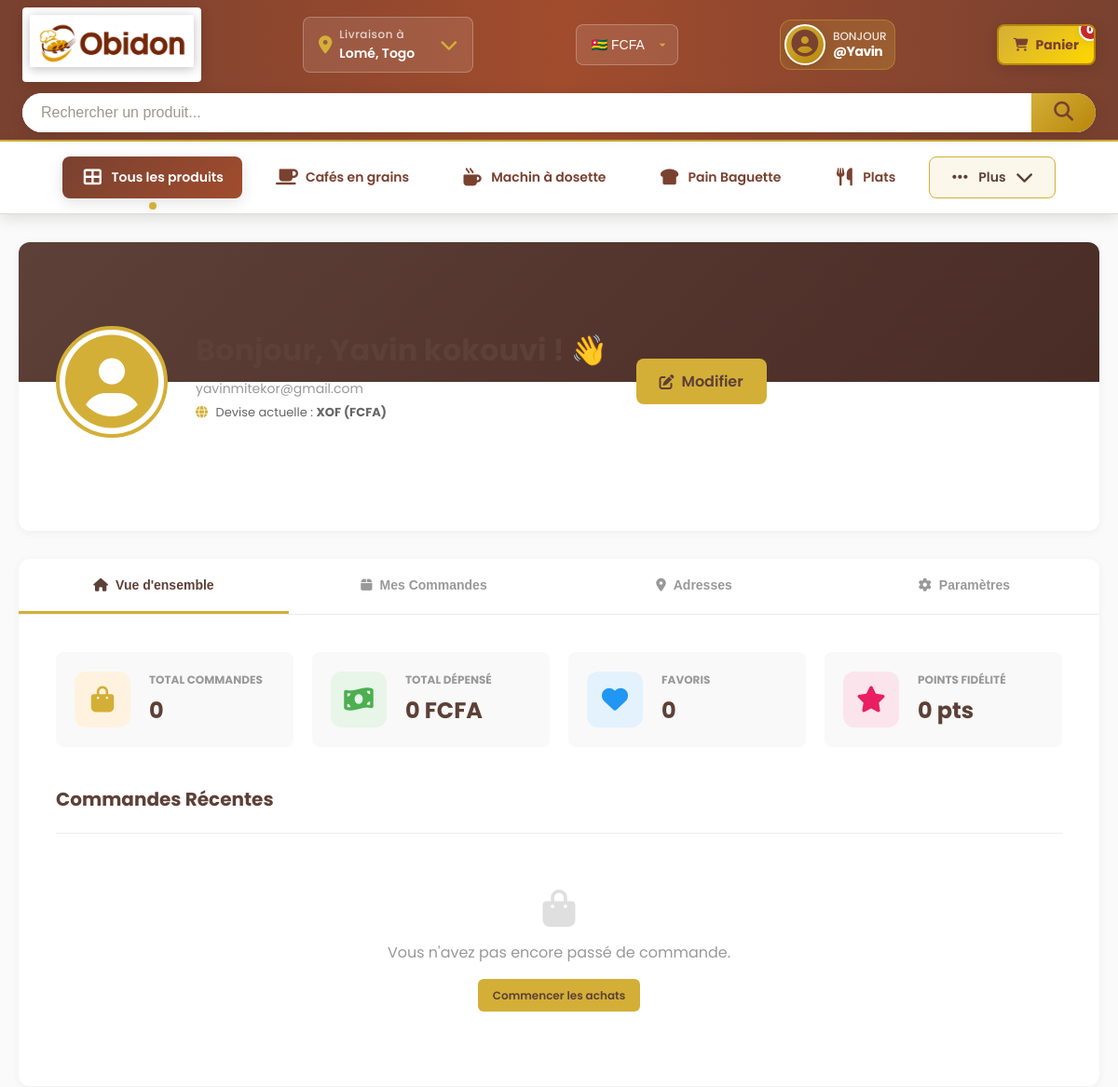
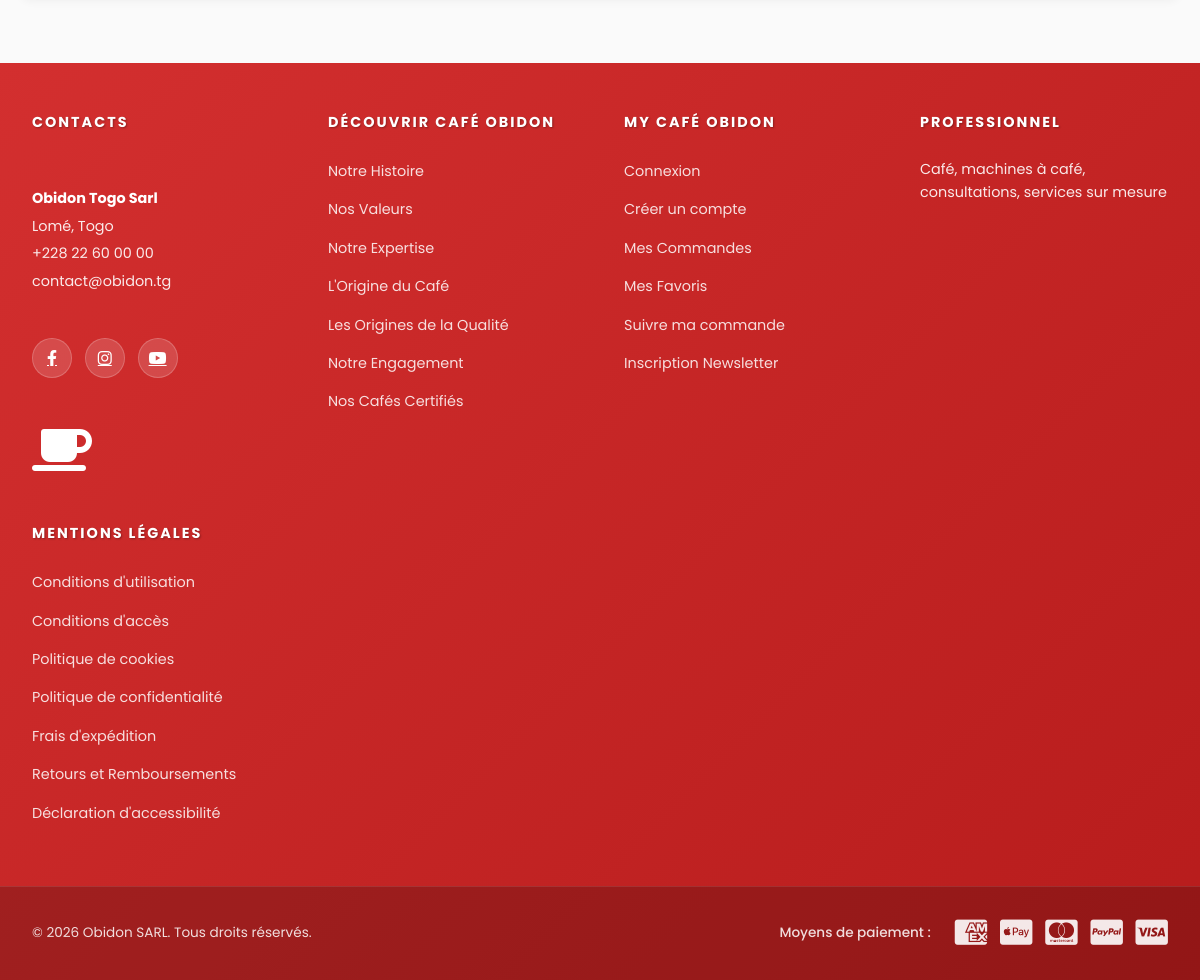
/account/ (signed in), run on the app's committed database (2 pictures, top to bottom).
### core/models.py (models this page shows, shortened)
class Currency(models.Model):
    CODE_CHOICES = [
        ('XOF', 'Franc CFA'),
        ('EUR', 'Euro'),
        ('USD', 'Dollar américain'),
    ]
    code = models.CharField(max_length=3, unique=True, choices=CODE_CHOICES, verbose_name="Code devise")
    name = models.CharField(max_length=50, verbose_name="Nom")
    symbol = models.CharField(max_length=10, verbose_name="Symbole")
    flag = models.CharField(max_length=10, verbose_name="Emoji drapeau")
    is_default = models.BooleanField(default=False, verbose_name="Devise par défaut")
    is_active = models.BooleanField(default=True, verbose_name="Active")
    class Meta:
        verbose_name = "Devise"
        verbose_name_plural = "Devises"
        ordering = ['-is_default', 'code']

class Category(models.Model):
    name = models.CharField(max_length=200, unique=True)
    slug = models.SlugField(unique=True, blank=True)
    description = models.TextField(blank=True)
    image = models.ImageField(upload_to='categories/', null=True, blank=True)
    is_active = models.BooleanField(default=True)
    created_at = models.DateTimeField(auto_now_add=True)
    updated_at = models.DateTimeField(auto_now=True)
    parent = models.ForeignKey(
        'self',
        on_delete=models.CASCADE,
        null=True,
        blank=True,
        related_name='children',
        verbose_name="Catégorie parente"
    )
    display_on_home = models.BooleanField(
        default=False,
        verbose_name="Afficher sur la page d'accueil",
        help_text="Cochez pour afficher cette catégorie dans la grille d'accueil."
    )
    home_position = models.IntegerField(
        default=0,
        verbose_name="Ordre d'affichage",
        help_text="Plus le chiffre est bas, plus la catégorie apparaît tôt."
    )
    ICON_CHOICES = [
        ('fa-coffee', '☕ Café'),
        ('fa-bread-slice', '🍞 Pain'),
        ('fa-mug-hot', '☕ Tasse/Machine'),
        ('fa-blender', '🌪 Mixeur'),
        ('fa-utensils', '🍴 Accessoires'),
        ('fa-wine-bottle', '🍷 Boissons'),
        ('fa-cookie', '🍪 Snacks'),
        ('fa-leaf', '🌿 Thé/Infusion'),
        ('fa-box-open', '📦 Général'),
        ('fa-th-large', '🔲 Tous'),
    ]
    icon = models.CharField(
        max_length=50,
        choices=ICON_CHOICES,
        default='fa-box-open',
        verbose_name="Icône du filtre",
        help_text="Icône affichée dans la barre de navigation supérieure."
    )
    is_filter_main = models.BooleanField(
        default=False,
        verbose_name="Afficher dans la barre de filtres ?",
        help_text="Si coché, cette catégorie apparaîtra dans la barre de navigation supérieure."
    )
    class Meta:
        ordering = ['home_position', 'name']
        verbose_name_plural = 'Categories'
        indexes = [
            models.Index(fields=['home_position']),
            models.Index(fields=['is_active']),
            models.Index(fields=['display_on_home']),
            models.Index(fields=['is_filter_main']),
        ]
    def get_absolute_url(self):
        from django.urls import reverse
        return reverse('core:products') + f'?category={self.slug}'
    @property
    def icon_class(self):
        return f"fas {self.icon}"

### core/views.py (the view, shortened to what this page needs)
# urls.py: path('account/', views.account_view, name='account'),
@login_required
def account_view(request):
    user_currency_code = get_user_currency(request)
    total_spent_fcfa = Decimal('0')
    recent_orders_data = []
    total_orders_count = 0
    if hasattr(request.user, 'orders'):
        total_spent_fcfa = request.user.orders.aggregate(
            total=Sum('total_amount_fcfa')
        )['total'] or Decimal('0')
        total_orders_count = request.user.orders.count()
        orders_qs = request.user.orders.select_related('currency_used').order_by('-created_at')[:5]
    total_spent_converted = CurrencyConverter.convert_price(
        float(total_spent_fcfa), 'XOF', user_currency_code
    )
    loyalty_points = int(total_spent_fcfa / Decimal('1000'))
    wishlist_count = 0
    context = {
        'total_orders_count': total_orders_count,
        'total_spent_formatted': total_spent_converted['formatted'],
        'total_spent_symbol': total_spent_converted['symbol'],
        'loyalty_points': loyalty_points,
        'wishlist_count': wishlist_count,
        'recent_orders': recent_orders_data,
        'user_currency': user_currency_code,
        'CURRENCY_SYMBOL': CurrencyConverter.SUPPORTED_CURRENCIES.get(user_currency_code, {}).get('symbol', 'FCFA'),
    }
    return render(request, 'profile.html', context)

### templates/profile.html (shortened to what this page needs)
{% extends "base.html" %}
{% load static %}
{% load currency_tags %}
{% block content %}
<div class="profile-container">
    <div class="profile-header">
        <div class="profile-banner"></div>
        <div class="profile-info">
            <div class="profile-avatar"><i class="fas fa-user-circle"></i></div>
            <div class="profile-details">
                <h1>Bonjour, {{ user.first_name|default:user.username }} ! 👋</h1>
                <p class="profile-email">{{ user.email }}</p>
                <p class="profile-currency">
                    <i class="fas fa-globe"></i> Devise actuelle : <strong>{{ user_currency }} ({{ CURRENCY_SYMBOL }})</strong>
                </p>
            </div>
            <div class="profile-actions">
                <a href="#settings" class="btn-edit-profile" onclick="switchTab('settings')">
                    <i class="fas fa-edit"></i> Modifier
                </a>
            </div>
        </div>
    </div>
    <div class="profile-tabs">
        <button class="tab-btn active" data-tab="overview"><i class="fas fa-home"></i> Vue d'ensemble</button>
        <button class="tab-btn" data-tab="orders"><i class="fas fa-box"></i> Mes Commandes</button>
        <button class="tab-btn" data-tab="addresses"><i class="fas fa-map-marker-alt"></i> Adresses</button>
        <button class="tab-btn" data-tab="settings"><i class="fas fa-cog"></i> Paramètres</button>
    </div>
    <div class="tab-content">
        <div class="tab-pane active" id="overview">
            <div class="overview-grid">
                <div class="stat-card">
                    <div class="stat-icon" style="background: #FFF3E0; color: #D4AF37;"><i class="fas fa-shopping-bag"></i></div>
                    <div class="stat-info">
                        <h4>Total Commandes</h4>
                        <p class="stat-value">{{ orders_count|default:"0" }}</p>
                    </div>
                </div>
                <div class="stat-card">
                    <div class="stat-icon" style="background: #E8F5E9; color: #4CAF50;"><i class="fas fa-money-bill-wave"></i></div>
                    <div class="stat-info">
                        <h4>Total Dépensé</h4>
                        <p class="stat-value">{{ total_spent_formatted|default:"0 FCFA" }}</p>
                    </div>
                </div>
                <div class="stat-card">
                    <div class="stat-icon" style="background: #E3F2FD; color: #2196F3;"><i class="fas fa-heart"></i></div>
                    <div class="stat-info">
                        <h4>Favoris</h4>
                        <p class="stat-value">{{ wishlist_count|default:"0" }}</p>
                    </div>
                </div>
                <div class="stat-card">
                    <div class="stat-icon" style="background: #FCE4EC; color: #E91E63;"><i class="fas fa-star"></i></div>
                    <div class="stat-info">
                        <h4>Points Fidélité</h4>
                        <p class="stat-value">{{ loyalty_points|default:"0" }} pts</p>
                    </div>
                </div>
            </div>
            <div class="recent-section">
                <div class="section-header">
                    <h3>Commandes Récentes</h3>
                </div>
                {% if recent_orders %}
                <div class="orders-table">
                    <table>
                        <thead>
                            <tr><th>ID</th><th>Date</th><th>Montant</th><th>Statut</th><th>Action</th></tr>
                        </thead>
                        <tbody>
                            {% for recent in recent_orders %}
                            <tr>
                                <td>#{{ recent.order.id }}</td>
                                <td>{{ recent.order.created_at|date:"d M Y" }}</td>
                                <td>{{ recent.formatted_amount }}</td>
                                <td><span class="status-badge {{ recent.order.status }}">{{ recent.status_display }}</span></td>
                                <td><a href="#" class="btn-small">Voir</a></td>
                            </tr>
                            {% endfor %}
                        </tbody>
                    </table>
                </div>
                {% else %}
                <div style="text-align:center; padding: 40px; color: #999;">
                    <i class="fas fa-shopping-bag" style="font-size: 40px; margin-bottom: 15px; opacity: 0.3;"></i>
                    <p>Vous n'avez pas encore passé de commande.</p>
                    <a href="{% url 'core:products' %}" class="btn-small" style="margin-top: 15px;">Commencer les achats</a>
                </div>
                {% endif %}
            </div>
        </div>
    </div>
</div>
{% endblock %}

### templates/navbar.html (shortened to what this page needs)
{% load static %}
{% load currency_tags %}
<nav class="navbar">
    <div class="navbar-container">
        <div class="navbar-brand">
            <a href="{% url 'core:home' %}" class="logo-link">
                <div class="logo-container">
                    <img src="{% static 'images/logo.jpeg' %}" alt="Obidon Logo" class="logo-img">
                </div>
            </a>
        </div>
        <div class="navbar-address">
            <div class="address-trigger">
                <i class="fas fa-map-marker-alt"></i>
                <div class="address-info">
                    <span class="address-title">Livraison à</span>
                    <span class="address-detail">Lomé, Togo</span>
                </div>
                <i class="fas fa-chevron-down"></i>
            </div>
        </div>
        <div class="navbar-search">
            <form class="search-form" method="get" action="{% url 'core:products' %}">
                <input type="text" class="search-input" name="q" placeholder="Rechercher un produit..." value="{{ request.GET.q }}">
                <button type="submit" class="search-btn">
                    <i class="fas fa-search"></i>
                </button>
            </form>
        </div>
        <div class="navbar-currency">
            <form id="currency-form" method="post" action="{% url 'core:update_currency' %}">
                 <select name="currency" onchange="this.form.submit()" class="currency-select">
                   <option value="XOF" {% if user_currency == 'XOF' %}selected{% endif %}>🇹🇬 FCFA</option>
                </select>
            </form>
        </div>
        <div class="navbar-user">
            {% if user.is_authenticated %}
                <a href="{% url 'core:account' %}" class="user-profile-link">
                    <div class="user-avatar"><i class="fas fa-user-circle"></i></div>
                    <div class="user-profile-info">
                        <span class="user-greeting">Bonjour</span>
                        <span class="user-name">@{{ user.username }}</span>
                    </div>
                </a>
            {% else %}
                <a href="{% url 'core:login' %}" class="btn-login-navbar">
                    <i class="fas fa-sign-in-alt"></i>
                    <span class="login-text">Connexion</span>
                </a>
            {% endif %}
        </div>
        <div class="navbar-cart">
            <a href="{% url 'core:cart' %}" class="cart-link">
                <i class="fas fa-shopping-cart"></i>
                <span class="cart-count" id="cartCount">0</span>
                <span class="cart-text">Panier</span>
            </a>
        </div>
    </div>
</nav>
<div class="categories-menu">
    <div class="categories-container">
        <a href="{% url 'core:products' %}" class="category-link {% if not request.GET.category and not request.GET.q %}active{% endif %}">
            <i class="fas fa-th-large"></i>
            <span>Tous les produits</span>
        </a>
        {% for category in all_filters %}
            {% if forloop.counter <= 4 %}
                <a href="{{ category.get_absolute_url }}"
                   class="category-link {% if request.GET.category == category.slug %}active{% endif %}">
                    <i class="{{ category.icon_class }}"></i>
                    <span>{{ category.name }}</span>
                </a>
            {% elif forloop.counter == 5 %}
                <div class="category-dropdown-wrapper">
                    <button class="category-link dropdown-toggle" onclick="toggleCategoryDropdown(event)">
                        <i class="fas fa-ellipsis-h"></i>
                        <span>Plus</span>
                        <i class="fas fa-chevron-down toggle-icon"></i>
                    </button>
                </div>
            {% endif %}
        {% empty %}
            <span style="color: #999; font-size: 13px; padding: 10px;">Aucune catégorie.</span>
        {% endfor %}
    </div>
</div>

### data on the page
Currency: currency "🇹🇬 FCFA", code "XOF"
Category: name "Cafés en grains"
Category: name "Machin à dosette"
Category: name "Pain Baguette"
Category: name "Plats"

### other printed values
{{ user.username }} "Yavin"
{{ user.email }} "yavinmitekor@gmail.com"
{{ CURRENCY_SYMBOL }} "FCFA"
{{ orders_count|default:"0" }} "0"
{{ total_spent_formatted|default:"0 FCFA" }} "0 FCFA"
{{ wishlist_count|default:"0" }} "0"
{{ loyalty_points|default:"0" }} "0"
